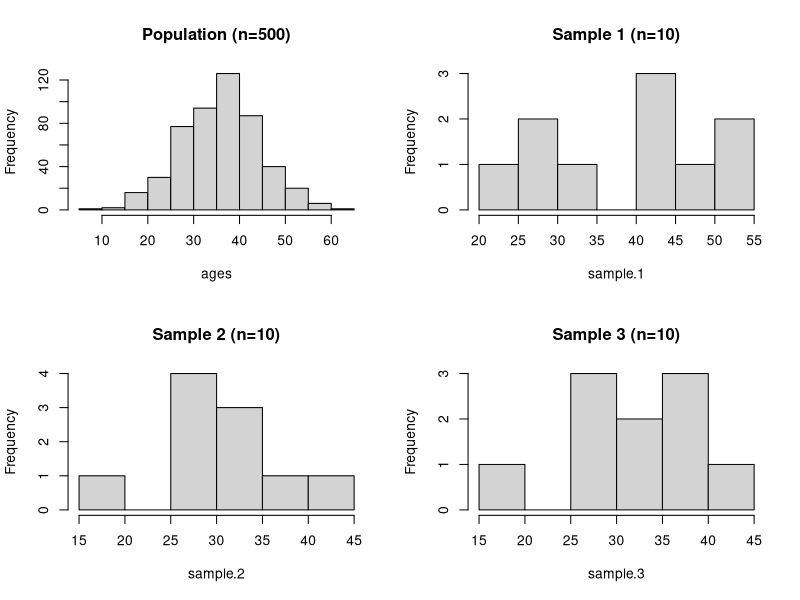

Here is the R script that generated this plot:
# Generate a set of random data points.
ages <- rnorm(500, 36, 8.7)

# Take three samples of n=10 ages.
sample.1 <- sample(ages, 10)
sample.2 <- sample(ages, 10)
sample.3 <- sample(ages, 10)

# Plot the population and the three samples.
par(mfrow=c(2, 2))
hist(ages, main="Population (n=500)")
hist(sample.1, main="Sample 1 (n=10)")
hist(sample.2, main="Sample 2 (n=10)")
hist(sample.3, main="Sample 3 (n=10)")

# Compare the population and sample means and standard deviations.
print(c(mean(ages), mean(sample.1), mean(sample.2), mean(sample.3)))
print(c(sd(ages), sd(sample.1), sd(sample.2), sd(sample.3)))
